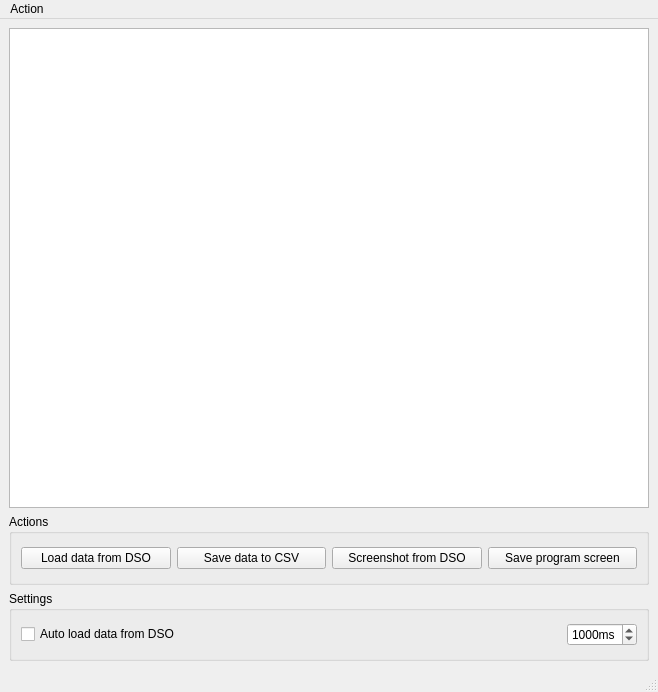
<?xml version="1.0" encoding="UTF-8"?>
<ui version="4.0">
 <class>MainWindow</class>
 <widget class="QMainWindow" name="MainWindow">
  <property name="geometry">
   <rect>
    <x>0</x>
    <y>0</y>
    <width>658</width>
    <height>692</height>
   </rect>
  </property>
  <property name="windowTitle">
   <string>DSO screenshoter</string>
  </property>
  <property name="windowIcon">
   <iconset resource="images.qrc">
    <normaloff>:/icon2/icon2.png</normaloff>:/icon2/icon2.png</iconset>
  </property>
  <widget class="QWidget" name="centralwidget">
   <layout class="QVBoxLayout" name="verticalLayout_2">
    <item>
     <widget class="QGraphicsView" name="gwScreen">
      <property name="sizePolicy">
       <sizepolicy hsizetype="Fixed" vsizetype="Fixed">
        <horstretch>0</horstretch>
        <verstretch>0</verstretch>
       </sizepolicy>
      </property>
      <property name="minimumSize">
       <size>
        <width>640</width>
        <height>480</height>
       </size>
      </property>
      <property name="maximumSize">
       <size>
        <width>640</width>
        <height>480</height>
       </size>
      </property>
      <property name="interactive">
       <bool>true</bool>
      </property>
     </widget>
    </item>
    <item>
     <widget class="QGroupBox" name="groupBox">
      <property name="title">
       <string>Actions</string>
      </property>
      <layout class="QVBoxLayout" name="verticalLayout">
       <item>
        <layout class="QHBoxLayout" name="horizontalLayout">
         <item>
          <widget class="QPushButton" name="pushButton">
           <property name="toolTip">
            <string>Loads data from DSO and paint wave by yourselves</string>
           </property>
           <property name="text">
            <string>Load data from DSO</string>
           </property>
          </widget>
         </item>
         <item>
          <widget class="QPushButton" name="pushButton_4">
           <property name="text">
            <string>Save data to CSV</string>
           </property>
          </widget>
         </item>
         <item>
          <widget class="QPushButton" name="pushButton_2">
           <property name="toolTip">
            <string>Load screen data from DSO and paint them to program view</string>
           </property>
           <property name="text">
            <string>Screenshot from DSO</string>
           </property>
          </widget>
         </item>
         <item>
          <widget class="QPushButton" name="pushButton_3">
           <property name="toolTip">
            <string>Save programs view to file</string>
           </property>
           <property name="text">
            <string>Save program screen</string>
           </property>
          </widget>
         </item>
        </layout>
       </item>
      </layout>
     </widget>
    </item>
    <item>
     <widget class="QGroupBox" name="groupBox_2">
      <property name="title">
       <string>Settings</string>
      </property>
      <layout class="QHBoxLayout" name="horizontalLayout_2">
       <item>
        <widget class="QCheckBox" name="checkBox">
         <property name="text">
          <string>Auto load data from DSO</string>
         </property>
        </widget>
       </item>
       <item>
        <spacer name="horizontalSpacer">
         <property name="orientation">
          <enum>Qt::Horizontal</enum>
         </property>
         <property name="sizeHint" stdset="0">
          <size>
           <width>40</width>
           <height>20</height>
          </size>
         </property>
        </spacer>
       </item>
       <item>
        <widget class="QSpinBox" name="updateValue">
         <property name="suffix">
          <string>ms</string>
         </property>
         <property name="minimum">
          <number>50</number>
         </property>
         <property name="maximum">
          <number>9999</number>
         </property>
         <property name="value">
          <number>1000</number>
         </property>
        </widget>
       </item>
      </layout>
     </widget>
    </item>
   </layout>
  </widget>
  <widget class="QMenuBar" name="menubar">
   <property name="geometry">
    <rect>
     <x>0</x>
     <y>0</y>
     <width>658</width>
     <height>25</height>
    </rect>
   </property>
   <widget class="QMenu" name="menuAction">
    <property name="title">
     <string>Action</string>
    </property>
    <addaction name="actionAbout"/>
    <addaction name="separator"/>
    <addaction name="actionExit"/>
   </widget>
   <addaction name="menuAction"/>
  </widget>
  <widget class="QStatusBar" name="statusbar"/>
  <action name="actionAbout">
   <property name="text">
    <string>About</string>
   </property>
  </action>
  <action name="actionExit">
   <property name="text">
    <string>Exit</string>
   </property>
  </action>
 </widget>
 <resources>
  <include location="images.qrc"/>
 </resources>
 <connections>
  <connection>
   <sender>menubar</sender>
   <signal>triggered(QAction*)</signal>
   <receiver>MainWindow</receiver>
   <slot>processAction(QAction*)</slot>
   <hints>
    <hint type="sourcelabel">
     <x>22</x>
     <y>14</y>
    </hint>
    <hint type="destinationlabel">
     <x>4</x>
     <y>53</y>
    </hint>
   </hints>
  </connection>
  <connection>
   <sender>pushButton</sender>
   <signal>clicked()</signal>
   <receiver>MainWindow</receiver>
   <slot>loadDataFromDso()</slot>
   <hints>
    <hint type="sourcelabel">
     <x>167</x>
     <y>576</y>
    </hint>
    <hint type="destinationlabel">
     <x>157</x>
     <y>556</y>
    </hint>
   </hints>
  </connection>
  <connection>
   <sender>pushButton_2</sender>
   <signal>clicked()</signal>
   <receiver>MainWindow</receiver>
   <slot>loadScreenFromDso()</slot>
   <hints>
    <hint type="sourcelabel">
     <x>480</x>
     <y>576</y>
    </hint>
    <hint type="destinationlabel">
     <x>326</x>
     <y>555</y>
    </hint>
   </hints>
  </connection>
  <connection>
   <sender>pushButton_3</sender>
   <signal>clicked()</signal>
   <receiver>MainWindow</receiver>
   <slot>saveProgramScreen()</slot>
   <hints>
    <hint type="sourcelabel">
     <x>636</x>
     <y>576</y>
    </hint>
    <hint type="destinationlabel">
     <x>537</x>
     <y>554</y>
    </hint>
   </hints>
  </connection>
  <connection>
   <sender>checkBox</sender>
   <signal>toggled(bool)</signal>
   <receiver>MainWindow</receiver>
   <slot>setAutoUpdate(bool)</slot>
   <hints>
    <hint type="sourcelabel">
     <x>55</x>
     <y>639</y>
    </hint>
    <hint type="destinationlabel">
     <x>93</x>
     <y>667</y>
    </hint>
   </hints>
  </connection>
  <connection>
   <sender>checkBox</sender>
   <signal>clicked(bool)</signal>
   <receiver>updateValue</receiver>
   <slot>setEnabled(bool)</slot>
   <hints>
    <hint type="sourcelabel">
     <x>147</x>
     <y>639</y>
    </hint>
    <hint type="destinationlabel">
     <x>576</x>
     <y>640</y>
    </hint>
   </hints>
  </connection>
  <connection>
   <sender>pushButton_2</sender>
   <signal>clicked(bool)</signal>
   <receiver>checkBox</receiver>
   <slot>setChecked(bool)</slot>
   <hints>
    <hint type="sourcelabel">
     <x>397</x>
     <y>566</y>
    </hint>
    <hint type="destinationlabel">
     <x>77</x>
     <y>643</y>
    </hint>
   </hints>
  </connection>
  <connection>
   <sender>pushButton_4</sender>
   <signal>clicked()</signal>
   <receiver>MainWindow</receiver>
   <slot>saveDataToCSV()</slot>
   <hints>
    <hint type="sourcelabel">
     <x>240</x>
     <y>565</y>
    </hint>
    <hint type="destinationlabel">
     <x>292</x>
     <y>669</y>
    </hint>
   </hints>
  </connection>
  <connection>
   <sender>checkBox</sender>
   <signal>clicked(bool)</signal>
   <receiver>MainWindow</receiver>
   <slot>loadDataFromDso()</slot>
   <hints>
    <hint type="sourcelabel">
     <x>37</x>
     <y>638</y>
    </hint>
    <hint type="destinationlabel">
     <x>11</x>
     <y>667</y>
    </hint>
   </hints>
  </connection>
 </connections>
 <slots>
  <slot>processAction(QAction*)</slot>
  <slot>loadDataFromDso()</slot>
  <slot>loadScreenFromDso()</slot>
  <slot>saveProgramScreen()</slot>
  <slot>setAutoUpdate(bool)</slot>
  <slot>saveDataToCSV()</slot>
 </slots>
</ui>
